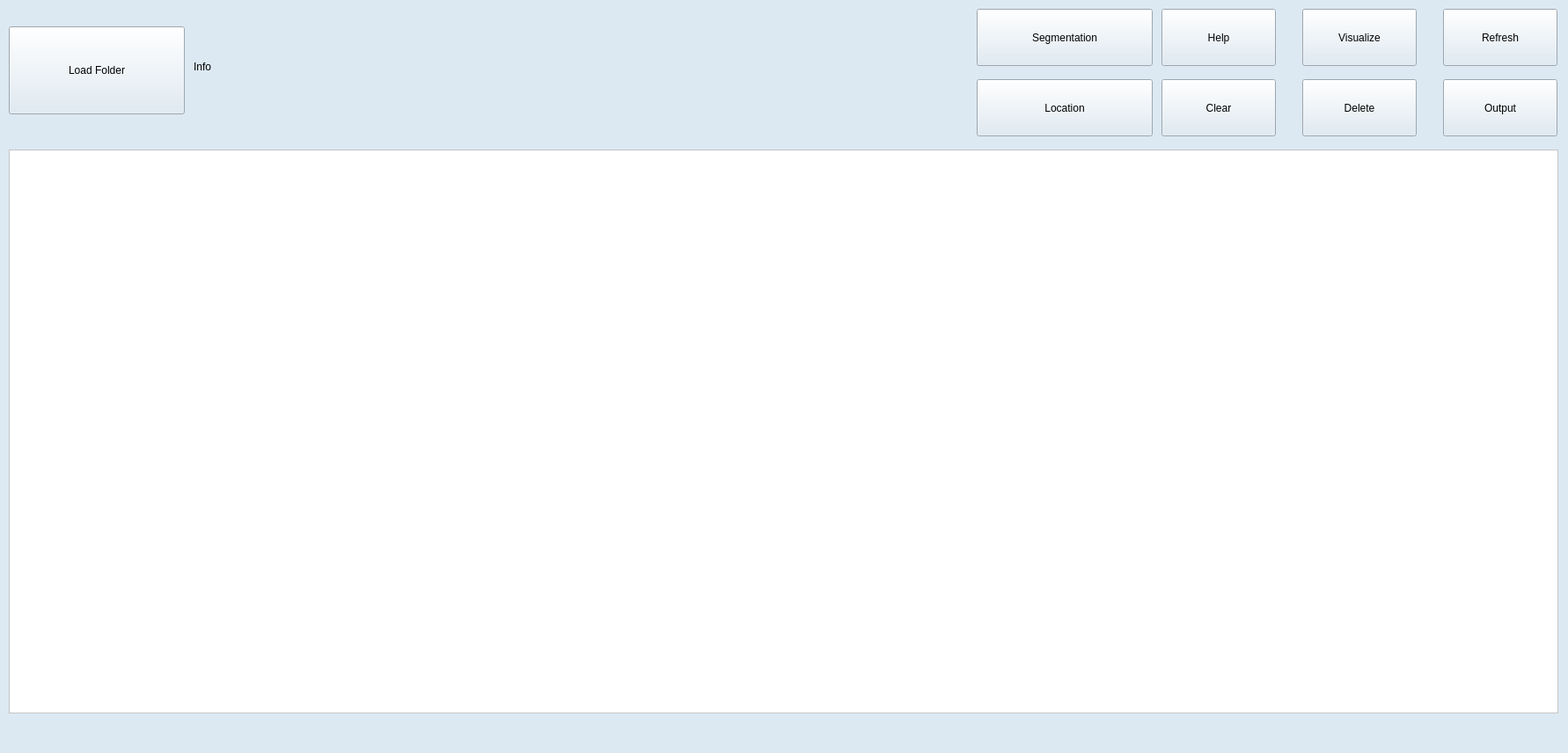
<?xml version="1.0" encoding="UTF-8"?>
<ui version="4.0">
 <class>MainWindow</class>
 <widget class="QMainWindow" name="MainWindow">
  <property name="geometry">
   <rect>
    <x>0</x>
    <y>0</y>
    <width>1782</width>
    <height>856</height>
   </rect>
  </property>
  <property name="windowTitle">
   <string>MainWindow</string>
  </property>
  <property name="styleSheet">
   <string notr="true"/>
  </property>
  <widget class="QWidget" name="centralwidget">
   <property name="styleSheet">
    <string notr="true">background-color: rgb(220, 233, 243);</string>
   </property>
   <widget class="QPushButton" name="button_load_folder">
    <property name="geometry">
     <rect>
      <x>10</x>
      <y>30</y>
      <width>200</width>
      <height>100</height>
     </rect>
    </property>
    <property name="text">
     <string>Load Folder</string>
    </property>
   </widget>
   <widget class="QTableWidget" name="table_files">
    <property name="geometry">
     <rect>
      <x>10</x>
      <y>170</y>
      <width>1761</width>
      <height>641</height>
     </rect>
    </property>
    <property name="styleSheet">
     <string notr="true">background-color: rgb(255, 255, 255);</string>
    </property>
   </widget>
   <widget class="QPushButton" name="button_output">
    <property name="geometry">
     <rect>
      <x>1640</x>
      <y>90</y>
      <width>130</width>
      <height>65</height>
     </rect>
    </property>
    <property name="text">
     <string>Output</string>
    </property>
   </widget>
   <widget class="QLabel" name="label_info">
    <property name="geometry">
     <rect>
      <x>220</x>
      <y>40</y>
      <width>881</width>
      <height>71</height>
     </rect>
    </property>
    <property name="text">
     <string>Info</string>
    </property>
   </widget>
   <widget class="QPushButton" name="button_refresh">
    <property name="geometry">
     <rect>
      <x>1640</x>
      <y>10</y>
      <width>130</width>
      <height>65</height>
     </rect>
    </property>
    <property name="text">
     <string>Refresh</string>
    </property>
   </widget>
   <widget class="QPushButton" name="button_delete">
    <property name="geometry">
     <rect>
      <x>1480</x>
      <y>90</y>
      <width>130</width>
      <height>65</height>
     </rect>
    </property>
    <property name="text">
     <string>Delete</string>
    </property>
   </widget>
   <widget class="QPushButton" name="button_visualize">
    <property name="geometry">
     <rect>
      <x>1480</x>
      <y>10</y>
      <width>130</width>
      <height>65</height>
     </rect>
    </property>
    <property name="text">
     <string>Visualize</string>
    </property>
   </widget>
   <widget class="QPushButton" name="button_help">
    <property name="geometry">
     <rect>
      <x>1320</x>
      <y>10</y>
      <width>130</width>
      <height>65</height>
     </rect>
    </property>
    <property name="text">
     <string>Help</string>
    </property>
   </widget>
   <widget class="QPushButton" name="button_clear_cache">
    <property name="geometry">
     <rect>
      <x>1320</x>
      <y>90</y>
      <width>130</width>
      <height>65</height>
     </rect>
    </property>
    <property name="text">
     <string>Clear</string>
    </property>
   </widget>
   <widget class="QPushButton" name="button_segmentation">
    <property name="geometry">
     <rect>
      <x>1110</x>
      <y>10</y>
      <width>200</width>
      <height>65</height>
     </rect>
    </property>
    <property name="text">
     <string>Segmentation</string>
    </property>
   </widget>
   <widget class="QPushButton" name="button_location">
    <property name="geometry">
     <rect>
      <x>1110</x>
      <y>90</y>
      <width>200</width>
      <height>65</height>
     </rect>
    </property>
    <property name="text">
     <string>Location</string>
    </property>
   </widget>
  </widget>
  <widget class="QMenuBar" name="menubar">
   <property name="geometry">
    <rect>
     <x>0</x>
     <y>0</y>
     <width>1782</width>
     <height>26</height>
    </rect>
   </property>
   <property name="styleSheet">
    <string notr="true">background-color: rgb(220, 233, 243);</string>
   </property>
  </widget>
  <widget class="QStatusBar" name="statusbar">
   <property name="styleSheet">
    <string notr="true">background-color: rgb(220, 233, 243);</string>
   </property>
  </widget>
 </widget>
 <resources/>
 <connections/>
</ui>
